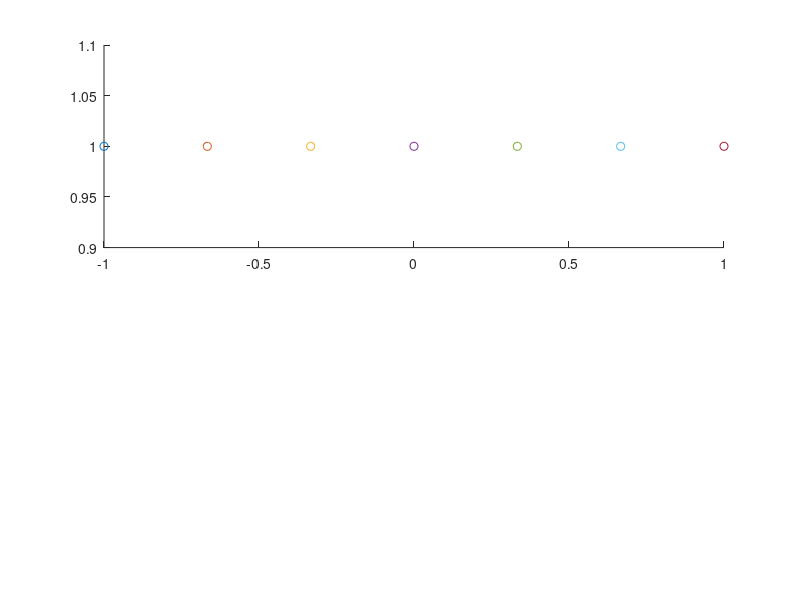

Source code (MATLAB): (Note: this script raises an error after producing the figure.)
format compact;
format shortg;
clear all;
close all;

n = 6;
nPoints = n*100;
more = 0.02*0;
x = linspace(-1-more,1+more,nPoints);

funToInterp = @(t) sin(t*pi);


%% lagrange
subplot(2,1,1);
hold on;

xiEqual = -1 +2* (0:n) ./ n

plot(xiEqual, 1, 'o', 'HandleVisibility','off');
allY = zeros(size(x));
for j=(0:n)+1
    y = lagrangePolynom(j, xiEqual, x);
    allY = allY + y*funToInterp(xiEqual(j));
    plot(x,y, 'HandleVisibility','off');
    axis tight;
end
plot(x, allY, '-g.', 'DisplayName', 'Approximation');
err = abs(funToInterp(x)-allY);
max(err)
plot(x, err, '-r.', 'DisplayName', 'Error');
plot(x, funToInterp(x), '-b', 'DisplayName', 'funToInterp');
legend show;

%% tschebyschow
subplot(2,1,2);
hold on;

xiTsche = -cos((2*(0:n)+1) / (2*n + 2) * pi);

plot(xiTsche, 1, 'o', 'HandleVisibility','off');
allY = zeros(size(x));
for j=(0:n)+1
    y = lagrangePolynom(j, xiTsche, x);
    allY = allY + y*funToInterp(xiTsche(j));
    plot(x,y, 'HandleVisibility','off');
    axis tight;
end
plot(x, allY, '-g.', 'DisplayName', 'Approximation');
err = abs(funToInterp(x)-allY);
max(err)
plot(x, err, '-r.', 'DisplayName', 'Error');
plot(x, funToInterp(x), '-b', 'DisplayName', 'funToInterp');

legend show;


